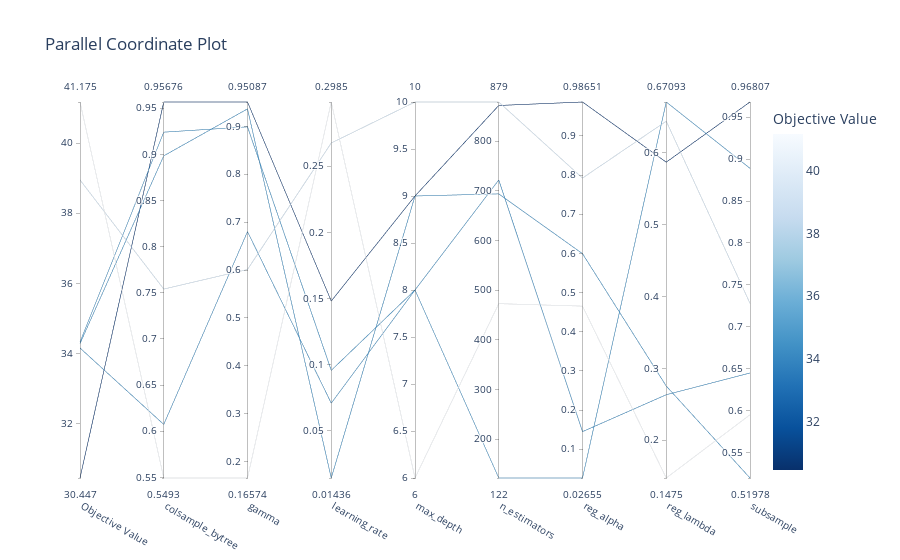

The code cell stored with this chart in its notebook:
### Code cell
optuna.visualization.plot_parallel_coordinate(study_tscv)

### Figure 1 — Plotly figure (JSON) as saved in the notebook; plotly's stock layout.template omitted (floating-point values rounded to 4 significant figures)
{"data": [{"dimensions": [{"label": "Objective Value", "range": [30.45, 41.18], "values": [41.18, 30.45, 34.28, 34.16, 38.95, 34.32]}, {"label": "colsample_bytree", "range": [0.5493, 0.9568], "values": [0.5493, 0.9568, 0.8984, 0.6074, 0.754, 0.9241]}, {"label": "gamma", "range": [0.1657, 0.9509], "values": [0.1657, 0.9509, 0.9365, 0.6801, 0.6011, 0.899]}, {"label": "learning_rate", "range": [0.01436, 0.2985], "values": [0.2985, 0.1481, 0.01436, 0.07091, 0.2675, 0.0957]}, {"label": "max_depth", "range": [6, 10], "values": [6, 9, 9, 8, 10, 8]}, {"label": "n_estimators", "range": [122, 879], "values": [473, 872, 694, 722, 879, 122]}, {"label": "reg_alpha", "range": [0.02655, 0.9865], "values": [0.4654, 0.9865, 0.5992, 0.1449, 0.7923, 0.02655]}, {"label": "reg_lambda", "range": [0.1475, 0.6709], "values": [0.1475, 0.5871, 0.2755, 0.2634, 0.6442, 0.6709]}, {"label": "subsample", "range": [0.5198, 0.9681], "values": [0.5952, 0.9681, 0.5198, 0.645, 0.728, 0.889]}], "labelangle": 30, "labelside": "bottom", "line": {"color": [41.18, 30.45, 34.28, 34.16, 38.95, 34.32], "colorbar": {"title": {"text": "Objective Value"}}, "colorscale": [[0, "rgb(247,251,255)"], [0.125, "rgb(222,235,247)"], [0.25, "rgb(198,219,239)"], [0.375, "rgb(158,202,225)"], [0.5, "rgb(107,174,214)"], [0.625, "rgb(66,146,198)"], [0.75, "rgb(33,113,181)"], [0.875, "rgb(8,81,156)"], [1, "rgb(8,48,107)"]], "reversescale": true, "showscale": true}, "type": "parcoords"}], "layout": {"title": {"text": "Parallel Coordinate Plot"}}}
